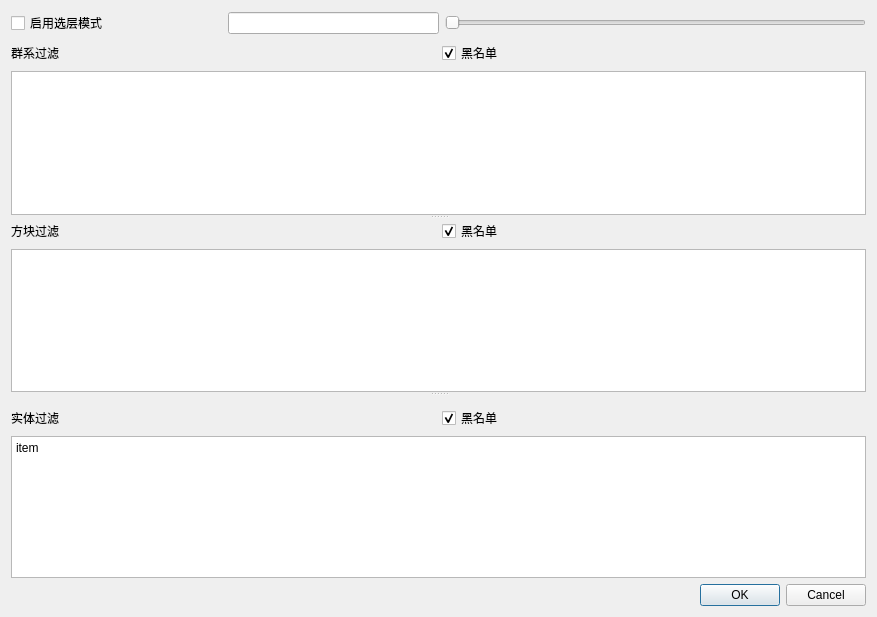
<?xml version="1.0" encoding="UTF-8"?>
<ui version="4.0">
 <class>RenderFilterDialog</class>
 <widget class="QDialog" name="RenderFilterDialog">
  <property name="geometry">
   <rect>
    <x>0</x>
    <y>0</y>
    <width>877</width>
    <height>617</height>
   </rect>
  </property>
  <property name="windowTitle">
   <string>Dialog</string>
  </property>
  <property name="windowIcon">
   <iconset resource="icon.qrc">
    <normaloff>:/ui/filter.png</normaloff>:/ui/filter.png</iconset>
  </property>
  <layout class="QVBoxLayout" name="verticalLayout_2">
   <item>
    <layout class="QVBoxLayout" name="verticalLayout">
     <property name="topMargin">
      <number>0</number>
     </property>
     <property name="bottomMargin">
      <number>0</number>
     </property>
     <item>
      <layout class="QHBoxLayout" name="horizontalLayout_7" stretch="2,2,4">
       <property name="topMargin">
        <number>0</number>
       </property>
       <item>
        <widget class="QCheckBox" name="enable_layer_box">
         <property name="text">
          <string>启用选层模式</string>
         </property>
        </widget>
       </item>
       <item>
        <widget class="QLineEdit" name="current_layer_lineedit"/>
       </item>
       <item>
        <widget class="QSlider" name="layer_slider">
         <property name="orientation">
          <enum>Qt::Horizontal</enum>
         </property>
        </widget>
       </item>
      </layout>
     </item>
    </layout>
   </item>
   <item>
    <widget class="QSplitter" name="splitter">
     <property name="orientation">
      <enum>Qt::Vertical</enum>
     </property>
     <widget class="QWidget" name="verticalLayoutWidget_2">
      <layout class="QVBoxLayout" name="block_filter_verticalLayout">
       <property name="topMargin">
        <number>0</number>
       </property>
       <property name="bottomMargin">
        <number>0</number>
       </property>
       <item>
        <layout class="QHBoxLayout" name="horizontalLayout_8">
         <item>
          <widget class="QLabel" name="label_3">
           <property name="text">
            <string>群系过滤</string>
           </property>
          </widget>
         </item>
         <item>
          <widget class="QCheckBox" name="biome_black_box">
           <property name="text">
            <string>黑名单</string>
           </property>
           <property name="checked">
            <bool>true</bool>
           </property>
          </widget>
         </item>
        </layout>
       </item>
       <item>
        <widget class="QPlainTextEdit" name="biome_text_edit"/>
       </item>
      </layout>
     </widget>
     <widget class="QWidget" name="verticalLayoutWidget_3">
      <layout class="QVBoxLayout" name="biome_filter_verticalLayout">
       <property name="topMargin">
        <number>0</number>
       </property>
       <item>
        <layout class="QHBoxLayout" name="horizontalLayout_4">
         <item>
          <widget class="QLabel" name="label_2">
           <property name="text">
            <string>方块过滤</string>
           </property>
          </widget>
         </item>
         <item>
          <widget class="QCheckBox" name="block_black_box">
           <property name="text">
            <string>黑名单</string>
           </property>
           <property name="checked">
            <bool>true</bool>
           </property>
          </widget>
         </item>
        </layout>
       </item>
       <item>
        <widget class="QPlainTextEdit" name="block_text_edit"/>
       </item>
      </layout>
     </widget>
     <widget class="QWidget" name="verticalLayoutWidget_4">
      <layout class="QVBoxLayout" name="actor_filter_verticalLayout">
       <property name="topMargin">
        <number>10</number>
       </property>
       <property name="bottomMargin">
        <number>0</number>
       </property>
       <item>
        <layout class="QHBoxLayout" name="horizontalLayout_9">
         <item>
          <widget class="QLabel" name="label_4">
           <property name="text">
            <string>实体过滤</string>
           </property>
          </widget>
         </item>
         <item>
          <widget class="QCheckBox" name="actor_black_box">
           <property name="text">
            <string>黑名单</string>
           </property>
           <property name="checked">
            <bool>true</bool>
           </property>
          </widget>
         </item>
        </layout>
       </item>
       <item>
        <widget class="QPlainTextEdit" name="actor_text_edit">
         <property name="plainText">
          <string>item</string>
         </property>
        </widget>
       </item>
      </layout>
     </widget>
    </widget>
   </item>
   <item>
    <widget class="QDialogButtonBox" name="buttonBox">
     <property name="orientation">
      <enum>Qt::Horizontal</enum>
     </property>
     <property name="standardButtons">
      <set>QDialogButtonBox::Cancel|QDialogButtonBox::Ok</set>
     </property>
    </widget>
   </item>
  </layout>
 </widget>
 <resources>
  <include location="icon.qrc"/>
 </resources>
 <connections>
  <connection>
   <sender>buttonBox</sender>
   <signal>accepted()</signal>
   <receiver>RenderFilterDialog</receiver>
   <slot>accept()</slot>
   <hints>
    <hint type="sourcelabel">
     <x>248</x>
     <y>254</y>
    </hint>
    <hint type="destinationlabel">
     <x>157</x>
     <y>274</y>
    </hint>
   </hints>
  </connection>
  <connection>
   <sender>buttonBox</sender>
   <signal>rejected()</signal>
   <receiver>RenderFilterDialog</receiver>
   <slot>reject()</slot>
   <hints>
    <hint type="sourcelabel">
     <x>316</x>
     <y>260</y>
    </hint>
    <hint type="destinationlabel">
     <x>286</x>
     <y>274</y>
    </hint>
   </hints>
  </connection>
 </connections>
</ui>
